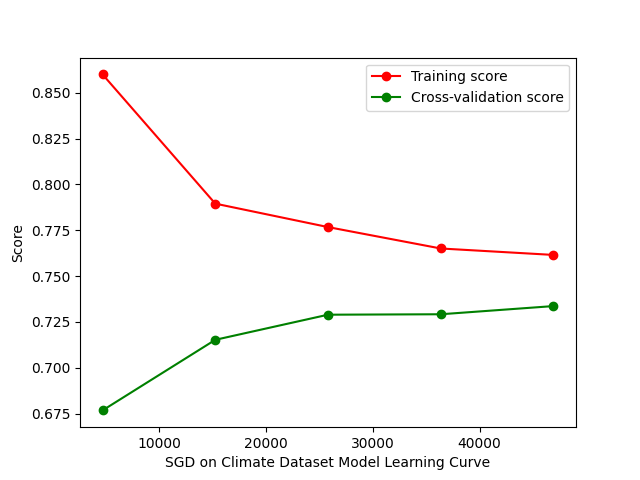
#> input picture Visualisation images/SGD on Climate Dataset Learning Curve.png, 640 x 480 px; its folder holds 8 pictures in this run
$ jupyter execute --allow-errors FinalProjectGroup026-Wi23.ipynb
#> lines starting #> are read from the running program, lines starting #| are printed output that depends on the picture
# COGS 118A - Final Project

# Comparison of Model Performance in Sentiment Analysis

## Group members

- Deepansha Singh
- Raina Song
- Ilya Kogan
- Winah Ruiz

# Abstract
Natural language processing (NLP) has been making headlines all over the news in recent months due to the release and gaining popularity of ChatGPT (chatbot developed by OpenAI).
To take a closer look at the field of NLP, we plan to implement a sentiment analysis, a NLP technique that is used to determine the text attitude on a scale from -1 to 1 where absolute positive input has score 1, absolute negative input has score of -1, and a score of 0 is for neutral sentiment.
In this project we examine how general a sentiment analysis tool can be
(e.g. when trained on data on a specific topic how well it can perform on other topics that it didn’t encounter before or general topicless data)
by using different sampling techniques
(k-fold Cross Validation and Nested Cross Validation)
with different classifiers
(Support Vector Classifier, k-Nearest Neighbors algorithm, Decision Trees, etc.)
and quantifying their performance using various error metrics
(precision, recall, or accuracy scores).
We will be using social media data from Reddit with sentiment labels to train our models, choose the best one according to an error metric, and then test how well our “best” model performs on a new dataset found on Twitter.

# Background

In previous studies, the generalisability and interoperability of NLP models in tasks such as fake news detection<a name="fakenews"></a>[<sup>[1]</sup>](#fakenews)<a name="fakenews2"></a>[<sup>[2]</sup>](#fakenews2), hate speech detection<a name="hatespeech"></a>[<sup>[3]</sup>](#hatespeech), and sentiment analysis<a name="sentian"></a>[<sup>[4]</sup>](#sentian) were explored. It was found that generalisability is a challenge for NLP algorithms, as they generalize poorly on new and unseen datasets<a name="fakenews"></a>[<sup>[1]</sup>](#fakenews). However, robust NLP models are desired to perform large-scale, cross-categorical classification tasks on the internet or social media platforms. Some studies suggest that the biases found in models may be due to the small datasets the models are trained on, which make the models prone to overfitting issues<a name="fakenews"></a>[<sup>[1]</sup>](#fakenews). Larger and more diverse datasets are required to reduce biases in trained models. It was suggested that cross-dataset testing is a useful tool to evaluate model generalisability performance realistically<a name="hatespeech"></a>[<sup>[3]</sup>](#hatespeech). Due to such reasons, our project is motivated to explore the generalisability of NLP sentiment analysis models on different datasets pertaining to different subject matter.

# Problem Statement

We are performing one of the techniques to quantify text, sentiment analysis, using different classifiers. We are then examining how well our model trained on The Reddit Climate Change Dataset<a name="redditclimate"></a>[<sup>[5]</sup>](#redditclimate) can perform on Twitter and Reddit Sentimental Analysis Dataset<a name="twitterredditsentian"></a>[<sup>[6]</sup>](#twitterredditsentian) and FIFA World Cup 2022 Tweets<a name="fifatweets"></a>[<sup>[7]</sup>](#fifatweets) by using different error metrics (precision, recall, or accuracy scores) and how does a choice of error metric change what is the best model (i.e. whether we have a completely best model or not). One potential solution to our problem is to use CountVectorizer to do the preprocessing, then extract features using tf-idf frequincies approach after which fit some classifiers (e.g. Support Vector Classifier, k-NN, Decision Trees, and AdaBoost) on The Reddit Climate Change Dataset<a name="redditclimate"></a>[<sup>[5]</sup>](#redditclimate). Then, use an error metric, for example, precision or recall and a confusion matrix for visualizations to determine which Classifier gives the best performance on different datasets using, for example, k-fold Cross Validation or Nested Cross Validation.

# Data

### (pavellexyr) The Reddit Climate Change Dataset: ###
Retrieved from: https://www.kaggle.com/datasets/pavellexyr/the-reddit-climate-change-dataset

There are two .csv files, one containing comments from Reddit on climate change and the other containing posts on climate change. For this project, we will only be using the .csv file with comments as there is already sentiment analysis done on the 4.6 million observations collected.

An observation in this dataset consists of:
* Type of datapoint (comment)
* Unique ID of the comment
* Unique ID of the comment’s subreddit
* The name of the subreddit the comment was found on
* If the comment’s subreddit is NSFW
* The timestamp (UTC) of the comment
* Permalink to the comment
* Body text of the comment
* Analyzed sentiment for the comment as a continuous value from [-1, 1]
* Comment’s score (votes on Reddit)

### (cosmos98) Twitter and Reddit Sentimental analysis Dataset: ###
Retrieved from: https://www.kaggle.com/datasets/cosmos98/twitter-and-reddit-sentimental-analysis-dataset

There are two .csv files, one containing comments from Reddit (36k observations) and the other containing tweets from Twitter (162k observations). The Twitter dataset was extracted with the focus on tweets people made about the Indian Prime Minister Narendra Modi. The Reddit dataset has no indication of having a specific area or topic they were sourced from.

Both datasets only have two variables:
* The text of the comment or tweet
* The category/sentiment of the text {-1, 0, 1}

### (tirendazacademy) FIFA World Cup 2022 Tweets:  ###
Retrieved from: https://www.kaggle.com/datasets/tirendazacademy/fifa-world-cup-2022-tweets

There is one .csv file containing tweets regarding the 2022 FIFA World Cup, a dataset of about 22k observations.

An observation in this dataset contains:
* ID (index) of the observation
* Date the tweet was created
* Number of likes the tweet had
* Source of the tweet (Twitter of iPhone, Twitter for Android)
* The body text of the tweet
* Sentiment of the tweet as strings: “positive”, “neutral”, or “negative”

For all the datasets discussed above, there are only two variables we are concerned with: the text of the comment/tweet and the sentiment the text was already given. Due to some datasets being incredibly large, only the first 100k observations of each dataset will be used.

All datasets will undergo further data cleaning. To the best of our ability, we will filter our dataset to only have English detected text using the langdetect library and regex. Other unusable observations (such as rows containing NaN values) will also be excluded. This results in slightly less than the upper limit of 100k observations initially taken from each dataset. In addition, the existing numeric labels for sentiment some datasets may have will be changed to string values of “positive”, “negative”, and “neutral” to be consistent with each other and only have 3 total classes for classification.

The full code for cleaning the files used up to this point are in the “COGS118A replacement data cleaning.ipynb” file in this repository. Below will be code snippets, mainly of the functions created to clean the data. For demonstration purposes, these will just be example variable names instead of what was actually used in practice.

[cell 1]
"""
Libraries and global variables to be used for cleaning and limiting collected data to 100k observations at most.
"""

import numpy as np
import pandas as pd

row_count = 1000
max_obv = 100

#https://pypi.org/project/langdetect/
### uncomment this to install, then comment and restart kernel ###
# %%capture
# !pip install langdetect

from langdetect import detect
from langdetect.lang_detect_exception import LangDetectException
### regex for more lang checking
import re

Taking the first 100k observations of a dataset and putting it into an initial DataFrame object.

[cell 2]
data_text = []
data_sentiment = []
i = 0
#> (the rest of this cell did not finish here and is left out)

[cell 3]
df = pd.DataFrame(data={'text': data_text, 'sentiment': data_sentiment})
df = df.dropna()

Function to validate a text body. Valid text will be non-empty strings that are not solely whitespace of at least length 1. Regex and langdetect is used to keep observations that have Latin characters (so that it may be able to filter out text using solely Korean characters for example).

[cell 4]
# [17 lines left out: function validate_line, not called in this run]

Function to check if text body is English (detect returns 'en') for the entire dataset.
* text_col takes a DataFrame.Series: df['text']
* sentiment_col takes a DataFrame.Series: df['sentiment']
Returns 3 lists of the same length, truncating the last chunk of observations that are less than 1000.

[cell 5]
def check_en(text_col, sentiment_col):
    en_text = text_col.tolist()
    en_sentiment = sentiment_col.tolist()
    lang = []

    start = 0
    for i in np.arange(row_count, len(en_text), row_count):
        #observations <1000 at the end will be lost but impact is negligible
        #!!!uncomment print statement below to show progress (recommended)!!!
#         print(start, i)
        lang += [validate_line(x) for x in en_text[start:i]]
        start = i
    print("Finished English check")
    ### all three return values should be of the same length
    return en_text[0:len(lang)], en_sentiment[0:len(lang)], lang

Putting the returned lists from check_en into a new DataFrame. df['english'] will be dropped after removing all rows with NaN values (non-English, non valid text bodies).

[cell 6]
en_data_text, en_data_sentiment, en_data_lang = check_en(df['text'], df['sentiment'])

en_df = pd.DataFrame(data={'text': en_data_text, 'sentiment': en_data_sentiment, 'english': en_data_lang})
en_df = en_df.dropna()
en_df = en_df.drop(columns=['english'])

Function to change numeric sentiment values into string values, otherwise it will just return the input value (if it was already string).

[cell 7]
# [9 lines left out: function sentiment_to_string, not called in this run]

[cell 8]
en_df['sentiment'] = en_df['sentiment'].apply(sentiment_to_string)

Further cleaning is done to remove user handles, most links, and most special characteres. Stemming is also done to simplify tokens, which are then put back together as a single body of text.

[cell 9]
#packages needed
import pandas as pd
import regex as re
import nltk
from nltk import PorterStemmer
#> (the rest of this cell did not finish here and is left out)

[cell 10]
def further_cleaning(df):
  #remove urls
  df['text'] = df['text'].apply(lambda x: re.sub(r'http\S+', '', x, flags=re.MULTILINE))
  #remove user handles
  df['text'] = df['text'].apply(lambda x: re.sub(r'@[\w]*', '', x))
  #remove special characters
  df['text'] = df['text'].str.replace("[^a-zA-Z#]", " ")
  #remove strings less than length 3
  df['text'] = df['text'].apply(lambda x: ' '.join([w for w in x.split() if len(w)>3]))

  #tokenizing and stemming
  token = df['text'].apply(lambda x : x.split())
  token = token.apply(lambda x: [ps.stem(i) for i in x])

  #rejoin tokens
  for i in range(len(token)):
    token[i] = ' '.join(token[i])
  df['text'] = token
  return df

Final DataFrame after this line with the prefix "new_" and found on this folder: https://drive.google.com/drive/folders/14NlphpE3kazUTVJp7Ecua7sEo6nFoaW7?usp=sharing

#> (a cell that did not finish here is left out)

# Proposed Solution

We have considered 3 different approaches for the proposed solution. For all three approaches, we aim to train different classifiers on a labelled dataset that we mentioned before, and test them on different labelled datasets to achieve the cross-dataset testing as mentioned in the Background section. This way, we can try to find out the generalisability of the models on different datasets and answer our research question. Also, in each approach, different classifiers are evaluated and tested against our metrics and we will select the best model in each approach. For approaches 1 and 2, we are looking at supervised machine learning methods for the classifiers. And for approach 3, which is beyond the scope of the class (but if we have extra time) we will also do some exploration for some deep learning package’s accuracy on the dataset.
<br>

**Approach : Supervised ML, using scikit packages to take care of BOTH the data preprocessing and also the NLP feature extraction.**

All the preprocessing will be taken care of by the CountVectorizer.
Please note that we are following this tutorial from the Scikit documentation <a name="scikit1"></a>[<sup>[8]</sup>](#scikit1). Since we haven’t previously worked with natural language processing problems in class before, we are  following this tutorial’s methods for feature extraction. Additionally, we did a lot of thorough, extensive research on various approaches for extracting features for text input. Some features <a name="scikit1"></a>[<sup>[8]</sup>](#scikit1)<a name="featextract"></a>[<sup>[9]</sup>](#featextract) we would be looking at are bag-of-words feature, tf-idf frequencies <a name="wiki"></a>[<sup>[10]</sup>](#wiki), and word embeddings <a name="mediium"></a>[<sup>[11]</sup>](#medium).

Specifically, for the tf-idf frequencies, based on the research we did <a name="scikit1"></a>[<sup>[8]</sup>](#scikit1), <a name="wiki"></a>[<sup>[12]</sup>](#wiki), tf-idf is a great way to see how important each of these words in the text are; tf-idf stands for term frequency-inverse document frequency. For tf-idf, we need to use the "CountVectorizer" object from scikit <a name="scikit1"></a>[<sup>[8]</sup>](#scikit1) to get the frequencies and then we can use that for this tf-idf computation. While the tf part is more focused on seeing how frequently each of these words are in our training set, the idf portion of the computation is more focused around information theory aspect and assessing the relevance of the word <a name="wiki"></a>[<sup>[10]</sup>](#wiki).

After extracting all the various features, the next step would be to run the various classifiers <a name="scikit2"></a>[<sup>[12]</sup>](#scikit2) on the training dataset. Specifically, these are the following classifiers we are planning on running on these features as discussed in class: Support Vector Classifier, K-nearest neighbors, and Decision trees.
Some new classifiers, which we haven’t learned in class yet, which we are also planning to investigate in further detail are neural net, Naive Bayes, Ada Boost, etc. <a name="scikit2"></a>[<sup>[12]</sup>](#scikit2). We will be comparing these classifiers on different datasets and select the best model based on our metrics.

In addition, for the training sampling techniques, we will be using the following to do comparisons between the different methods that we learned in class: K-fold validation with training, with training/validation/testing, and Nested cross validation.
<br>

# Evaluation Metrics

We will be using various different error metrics such as precision, recall, and overall accuracy score to evaluate how well those classifiers can generalize in sentiment analysis given different subject matter, and if there is a significant difference in performance between each classifier. Precision and recall will also be used to judge how sensitive our classifiers are to negative and positive sentiments, providing insight as to what pitfalls they are subject to in the human language such as sarcasm.

$$Precision = {True Positives \over Predicted Positives}$$
$$Recall = {True Positives \over Actually Positive}$$
$$Overall Accuracy = {True Positives + True Negatives \over Total Predictions Made}$$

We will also use a confusion matrix<a name="confusionMatrix"></a>[<sup>[18]</sup>](#confusionMatrix) to visually represent True Positives, False Negatives, False Positives, and True Negatives, since they are the basis using which precision, recall, and overall accuracy are evaluated. A general Confusion Matrix looks like this:

|                    |Predicted Positive(PP)| Predicted Negative(PN)|
| ------------------ | -------------------- | --------------------- |
| Actual Positive(P) |    True Positives    |    False Negatives    |
| Actual Negative(N) |    False Positives   |    True Negatives     |

# Results

In “COGS118A model training.ipynb”, there is a notebook that has all the helper functions, libraries, and graphs for training /validation curves and metric reports for all the models were trained, fit, and tested on for certain datasets. The notebook itself is quite dense with code, but all visualizations are in a separate folder “Visualization images”.

In the Data section, there was code for further data cleaning (datasets and files with the prefix “new_”) but ultimately, the changes were negligible or even made the results worse with less data. Rather than re-running our code and showing those results, the following sections use files with the “en_” prefix which were our original ‘clean’ datasets.

### Trained and Tested on FIFA Dataset

The FIFA (“en_fifa_df.csv”) dataset was the smallest dataset with about 22k usable observations. Because of this, it was used in a train/test split for 12 models: KNN, SVM, Random Forest, Logistic Regression, Decision Tree, Perceptron, SGD, Neural Network, Gradient Boosting, Adaboost, Naive Bayes, and Linear SVM.

From the above trained models, SVM, SGD, Logistic Regression, and Linear SVM have the highest accuracies (>=0.70) and had f1-scores above 0.60 for all three sentiment categories “negative”, “neutral”, and “positive”.

For performance on other models, i.e. KNN, Random Forest, Decision Tree, Perceptron, Neural Network, Gradient Boosting, Adaboost, and Naive Bayes, they have lower accuracies and f1-scores on general than the four best models we selected. Since the details is long, please see the training, testing and performance details for the rest of the models in "COGS118A model training.ipynb".

### Visualizations on Best Models from FIFA Train/Test

The rest of the visualizations for the other models trained and tested on the FIFA dataset can be found in the “Visualization images” folder.

We first present all the general code, then one example of code followed by the Visualization. All other visualizations were obtained in a very similar manner, details can be seen in "COGS118 model training.ipynb".

[cell 12]
#necessary packages
import pandas as pd
import numpy as np
from matplotlib import pyplot as plt
from sklearn.model_selection import train_test_split
from sklearn.feature_extraction.text import CountVectorizer, TfidfTransformer
from sklearn.metrics import confusion_matrix
from sklearn import metrics
from matplotlib import pyplot as plt
from sklearn.model_selection import learning_curve

#loading dataset function
# [69 lines left out: functions load_data, train_model, test_model, plot_confusion_matrix, plot_learning_curve, not called in this run]

#### Starting with SVM

[cell 13]
from sklearn.svm import SVC

#> (the rest of this cell did not finish here and is left out)

SVM Confusion Matrix           |  SVM Learning Curve
:-------------------------:|:-------------------------:
  |

All the following plots were obtained in a very similar way, only the classifier line in the code is included in the following ones:

[cell 14]
from sklearn.linear_model import SGDClassifier

#> (the rest of this cell did not finish here and is left out)

SGD Confusion Matrix           |  SGD Learning Curve
:-------------------------:|:-------------------------:
  |

[cell 15]
from sklearn.linear_model import LogisticRegression

#> (the rest of this cell did not finish here and is left out)

Logistic Regression Confusion Matrix           |  Logistic Regression Learning Curve
:-------------------------:|:-------------------------:
  |

[cell 16]
from sklearn.svm import LinearSVC

#> (the rest of this cell did not finish here and is left out)

Linear SVM Confusion Matrix           |  Linear SVM Learning Curve
:-------------------------:|:-------------------------:
  |

Since these were the best models for a smaller dataset using a train/text split, we wanted to see how well they would do on a larger dataset.

### Training/Fitting on Climate Change Dataset

The climate change dataset (“en_climate_df”) was the largest with over 97k observations and takes the longest time to train and test on. Of the 4 best models mentioned above, the SVM model in particular takes several hours long to get results and the only time we got results we saw the performance is relatively low (the accuracy was at around 0.40). Thus, the following sections are only regarding SGD, Logistic Regression, and Linear SVM. Model training results and performance are shown below for these three models.

[cell 17]
from matplotlib import pyplot as plt

sdg_learning_curve = plt.imread('Visualisation images/SGD on Climate Dataset Learning Curve.png')
#> sdg_learning_curve is the input picture: shape (480, 640, 4) float32; mean R, G, B, A 0.978, 0.976, 0.973, 1
sdg_confusion_matrix = plt.imread('Visualisation images/SGD on Climate Dataset.png')
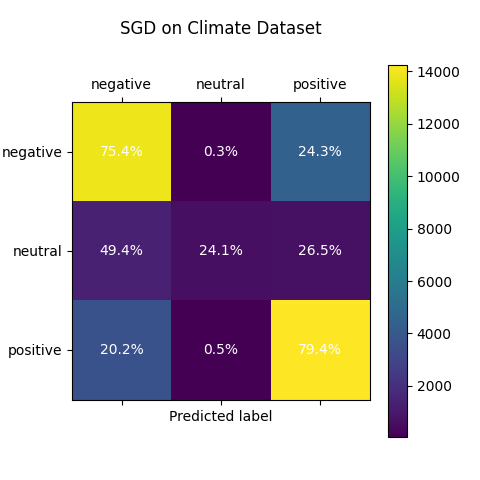
#> input picture Visualisation images/SGD on Climate Dataset.png, 480 x 480 px
#> sdg_confusion_matrix is the input picture: shape (480, 480, 4) float32; mean R, G, B, A 0.736, 0.702, 0.718, 1

# combine all the images into a figure
fig, axes = plt.subplots(nrows=1, ncols=2, figsize=(10, 10))
axes[0].imshow(sdg_learning_curve)
axes[0].set_title('SDG on Climate Dataset Learning Curve')
axes[1].imshow(sdg_confusion_matrix)
axes[1].set_title('SDG on Climate Dataset Confusion Matrix')

plt.show()
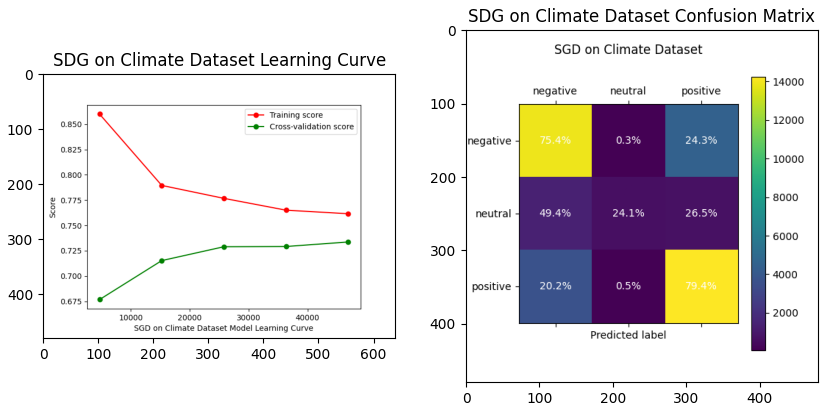
#> figure drawn by matplotlib, 2 panels

[cell 18]
from matplotlib import pyplot as plt

learning_curve = plt.imread('Visualisation images/Logistic Regression on Climate Dataset Learning Curve.png')
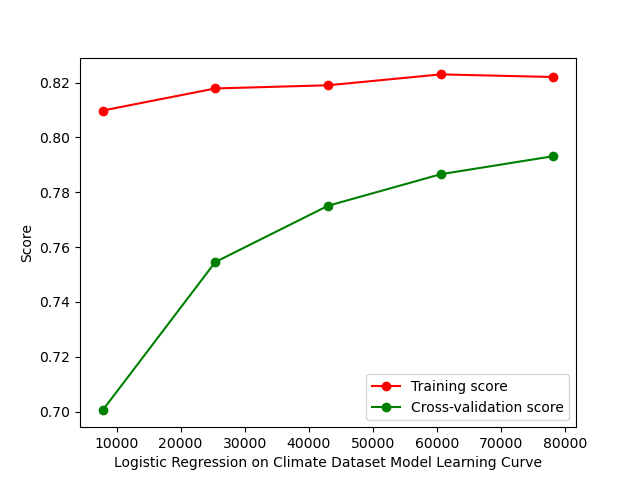
#> input picture Visualisation images/Logistic Regression on Climate Dataset Learning Curve.png, 640 x 480 px
#> learning_curve is the input picture: shape (480, 640, 4) float32; mean R, G, B, A 0.976, 0.974, 0.971, 1
confusion_matrix = plt.imread('Visualisation images/Logistic Regression on Climate Dataset.png')
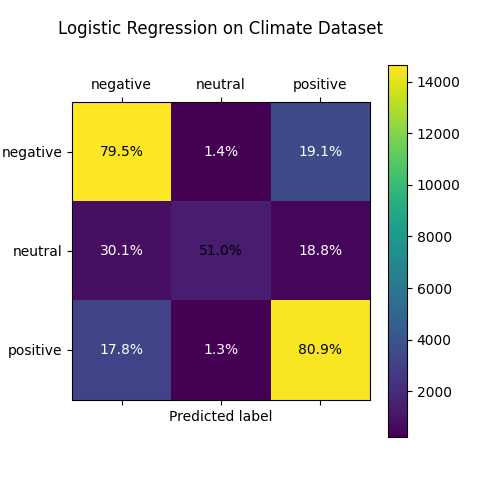
#> input picture Visualisation images/Logistic Regression on Climate Dataset.png, 480 x 480 px
#> confusion_matrix is the input picture: shape (480, 480, 4) float32; mean R, G, B, A 0.736, 0.69, 0.712, 1

# combine all the images into a figure
fig, axes = plt.subplots(nrows=1, ncols=2, figsize=(10, 10))
axes[0].imshow(learning_curve)
axes[0].set_title('Logistic Regression on Climate Dataset Learning Curve')
axes[1].imshow(confusion_matrix)
axes[1].set_title('Logistic Regression on Climate Dataset Confusion Matrix')

plt.show()
